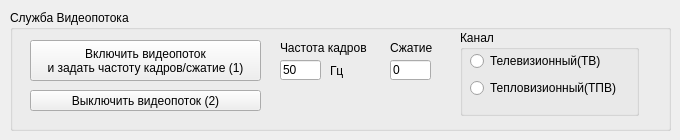
    <widget class="QWidget" name="tab_11">
     <attribute name="title">
      <string>Служба видеопотока</string>
     </attribute>
     <widget class="QGroupBox" name="groupBox_VideoService">
      <property name="geometry">
       <rect>
        <x>10</x>
        <y>10</y>
        <width>661</width>
        <height>121</height>
       </rect>
      </property>
      <property name="title">
       <string>Служба Видеопотока</string>
      </property>
      <widget class="QPushButton" name="sendMessageButton">
       <property name="geometry">
        <rect>
         <x>20</x>
         <y>30</y>
         <width>231</width>
         <height>41</height>
        </rect>
       </property>
       <property name="styleSheet">
        <string notr="true"/>
       </property>
       <property name="text">
        <string>Включить видеопоток 
и задать частоту кадров/сжатие (1)</string>
       </property>
      </widget>
      <widget class="QPushButton" name="sendMessageButton_2">
       <property name="geometry">
        <rect>
         <x>20</x>
         <y>80</y>
         <width>231</width>
         <height>21</height>
        </rect>
       </property>
       <property name="text">
        <string>Выключить видеопоток (2)</string>
       </property>
      </widget>
      <widget class="QLineEdit" name="lineEdit1">
       <property name="geometry">
        <rect>
         <x>270</x>
         <y>50</y>
         <width>41</width>
         <height>20</height>
        </rect>
       </property>
       <property name="text">
        <string>50</string>
       </property>
      </widget>
      <widget class="QLineEdit" name="lineEdit1_2">
       <property name="geometry">
        <rect>
         <x>380</x>
         <y>50</y>
         <width>41</width>
         <height>20</height>
        </rect>
       </property>
       <property name="text">
        <string>0</string>
       </property>
      </widget>
      <widget class="QLabel" name="label_2">
       <property name="geometry">
        <rect>
         <x>270</x>
         <y>30</y>
         <width>101</width>
         <height>16</height>
        </rect>
       </property>
       <property name="text">
        <string>Частота кадров</string>
       </property>
      </widget>
      <widget class="QLabel" name="label_3">
       <property name="geometry">
        <rect>
         <x>380</x>
         <y>30</y>
         <width>71</width>
         <height>16</height>
        </rect>
       </property>
       <property name="text">
        <string>Сжатие</string>
       </property>
      </widget>
      <widget class="QGroupBox" name="groupBox_ChannelSelection">
       <property name="geometry">
        <rect>
         <x>450</x>
         <y>20</y>
         <width>179</width>
         <height>86</height>
        </rect>
       </property>
       <property name="title">
        <string>Канал</string>
       </property>
       <widget class="QWidget" name="layoutWidget">
        <property name="geometry">
         <rect>
          <x>10</x>
          <y>20</y>
          <width>159</width>
          <height>50</height>
         </rect>
        </property>
        <layout class="QVBoxLayout" name="verticalLayout">
         <item>
          <widget class="QRadioButton" name="radioButtonTV">
           <property name="text">
            <string>Телевизионный(ТВ)</string>
           </property>
          </widget>
         </item>
         <item>
          <widget class="QRadioButton" name="radioButtonTHV">
           <property name="text">
            <string>Тепловизионный(ТПВ)</string>
           </property>
          </widget>
         </item>
        </layout>
       </widget>
      </widget>
      <widget class="QLabel" name="label_98">
       <property name="geometry">
        <rect>
         <x>320</x>
         <y>50</y>
         <width>21</width>
         <height>21</height>
        </rect>
       </property>
       <property name="text">
        <string>Гц</string>
       </property>
      </widget>
     </widget>
    </widget>
